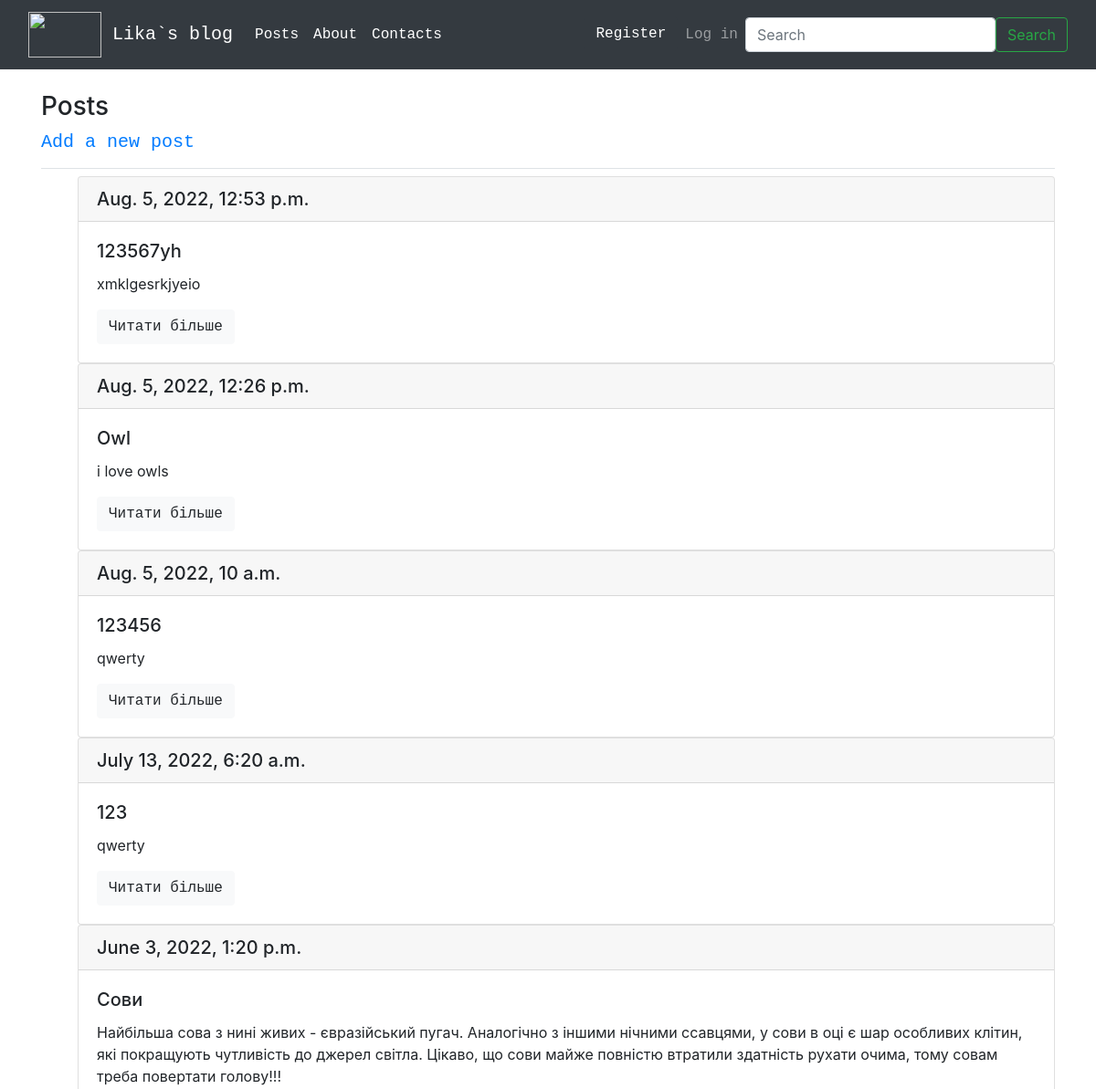
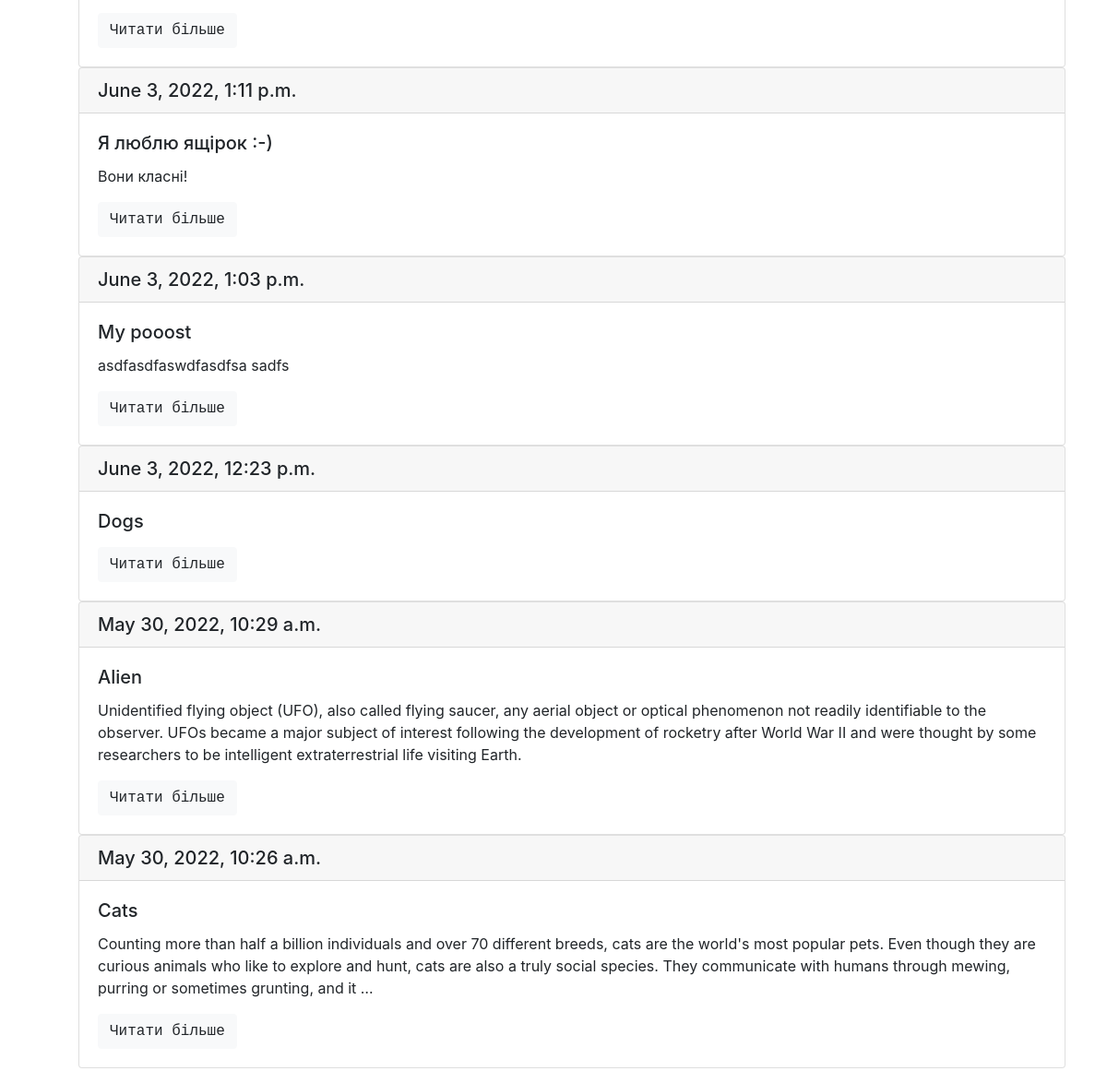
The app's page /posts/, older data (2 pictures, top to bottom).
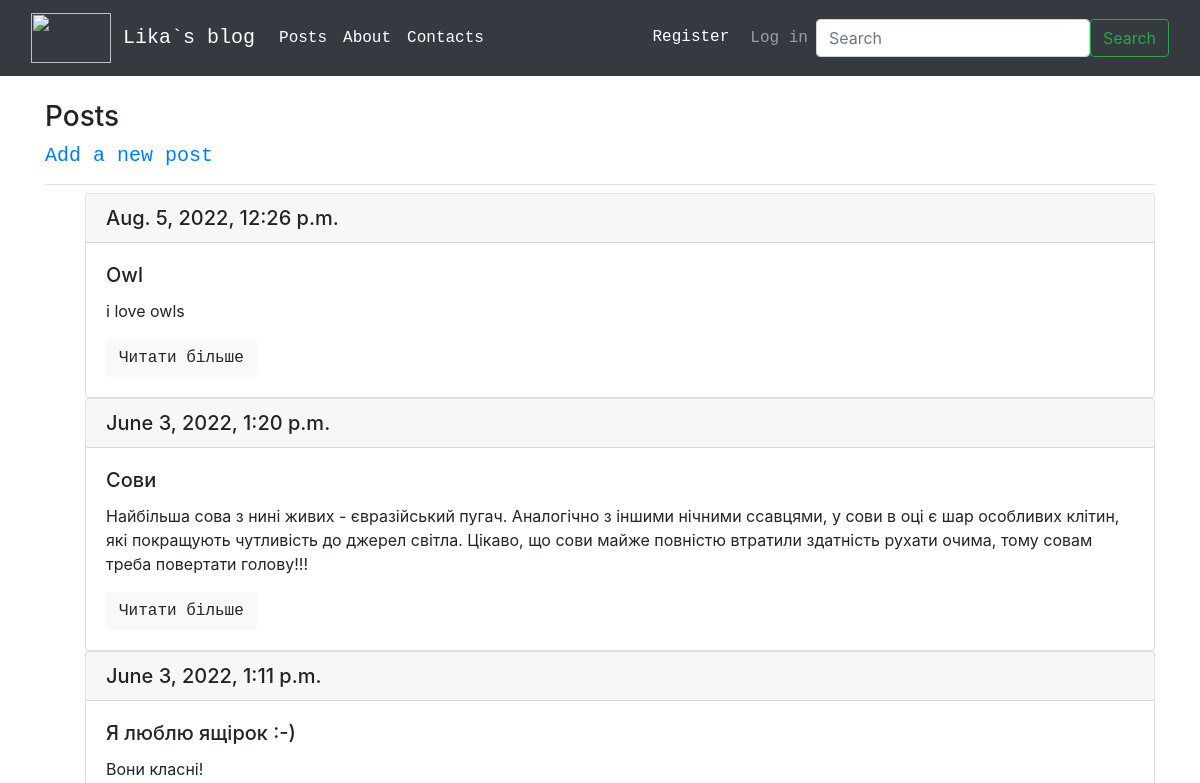
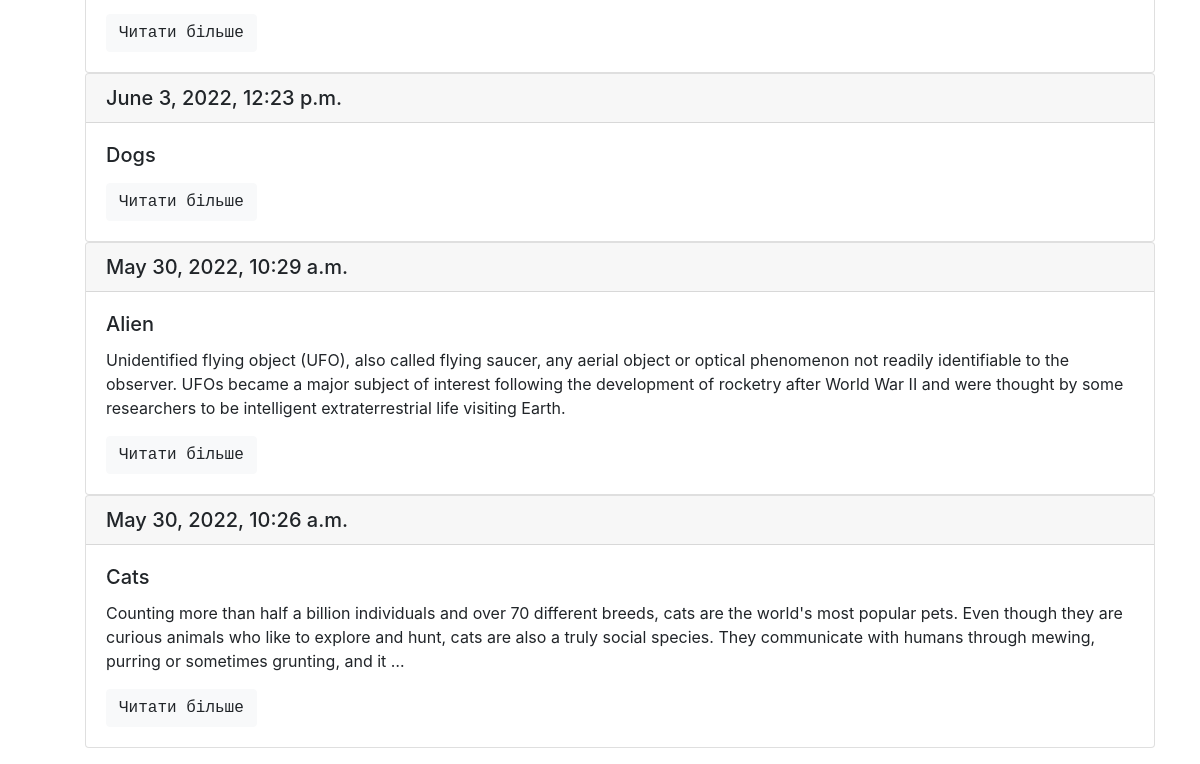
The same page, newer data (2 pictures, top to bottom).
### blogs/models.py (models this page shows, shortened)
class BlogPost(models.Model):
    title = models.CharField(max_length=200, db_index=True)
    text = models.TextField()
    image = models.ImageField(upload_to='images/%Y/%m/%d/', blank=True)
    date_added = models.DateTimeField(auto_now_add=True)
    owner = models.ForeignKey(User, on_delete=models.CASCADE) #on_delete=, blank=True, null=True

### blogs/views.py (the view)
# urls.py: path('posts/', views.posts, name='posts'),
def posts(request):
    search_query = request.GET.get('search', '')
    if search_query:
        posts = BlogPost.objects.filter(Q(title__icontains=search_query) | Q(text__icontains=search_query))
    else:
        posts = BlogPost.objects.order_by('-date_added')
    context = {'posts': posts}
    return render(request, 'blogs/posts.html', context)

### blogs/templates/blogs/posts.html
{% extends "blogs/base.html" %}
{% block page_header %}
  <h3>Posts</h3>
  <h5><a href="{% url 'blogs:new_post' %}">Add a new post</a></h5>
{% endblock page_header %}
{% block content %}
  <ul>
    {% for post in posts %}
    <div class="card">
      <h5 class="card-header">{{ post.date_added }}</h5>
      <div class="card-body">
        <h5 class="card-title">{{ post.title }}</h5>
        <p class="card-text">{{ post.text|truncatewords:50}}</p>
        <a href="{% url 'blogs:post' post_id=post.id %}" class="btn btn-light">Читати більше</a>
      </div>
    </div>
    {% empty %}
      <li><h5>No posts have been added yet.</h5></li>
    {% endfor %}
  </ul>
{% endblock content %}

### blogs/templates/blogs/base.html (shortened to what this page needs)
{% load bootstrap4 %}
<!doctype html>
<html lang="en">
  <head>
    {% bootstrap_css %}
  </head>
  <body>
    <nav class="navbar navbar-expand-md navbar-dark bg-dark mb-4">
      <div class="container-fluid">
        <a class="navbar-brand" href="{% url 'blogs:index' %}">
          <img src="https://c.tenor.com/0tBle4PB_hcAAAAC/sailor-moon-mad.gif" alt="" width="80" height="50"> Lika`s blog </a>
        <div class="collapse navbar-collapse" id="navbarCollapse">
          <ul class="navbar-nav me-auto mb-2 mb-md-0">
            <li class="nav-item">
              <a class="nav-link active" aria-current="page" href="{% url 'blogs:posts' %}">Posts</a>
            </li>
            <li class="nav-item">
              <a class="nav-link active" aria-current="page">About</a>
            </li>
            <li class="nav-item">
              <a class="nav-link active" aria-current="page">Contacts</a>
            </li>
          </ul>
          <ul class="navbar-nav ml-auto">
            {% if user.is_authenticated %}
              <li class="nav-item">
                <span class="navbar-text"}>Hello, {{ user.username }}.</span>
              </li>
              <li class="nav-item">
                <a class="nav-link" href="{% url 'users:logout' %}">Log out</a>
              </li>
            {% else %}
            <li class="nav-item">
              <a class="btn btn-dark" href="{% url 'users:register' %}" role="button" target="_blank">Register</a>
            </li>
            <li class="nav-item">
              <a class="nav-link" href="{% url 'users:login' %}">Log in</a></li>
            {% endif%}
          </ul>
          <form class="d-flex" role="search" action="{% url 'blogs:posts' %}">
            <input class="form-control me-2" type="search" placeholder="Search" aria-label="Search" name="search">
            <button class="btn btn-outline-success" type="submit">Search</button>
          </form>
        </div>
      </nav>
      <main role="main" class="container">
        <div class="pb-2 mb-2 border-bottom">
          {% block page_header %}{% endblock page_header %}
        </div>
        <div>
          {% block content %}{% endblock content %}
        </div>
      </main>
</body>
</html>

### blogs/templates/blogs/base.html (style rules this page uses)
ul li { font-family: Courier New, monospace; }
a { font-family: OCR A Std, monospace; }

Row changes from the older to the newer data that the page shows:
removed BlogPost: date_added "Aug. 5, 2022, 12:53 p.m.", title "123567yh", text "xmklgesrkjyeio"
removed BlogPost: date_added "Aug. 5, 2022, 10 a.m.", title "123456", text "qwerty"
removed BlogPost: date_added "July 13, 2022, 6:20 a.m.", title "123", text "qwerty"
removed BlogPost: date_added "June 3, 2022, 1:03 p.m.", title "My pooost", text "asdfasdfaswdfasdfsa sadfs"
